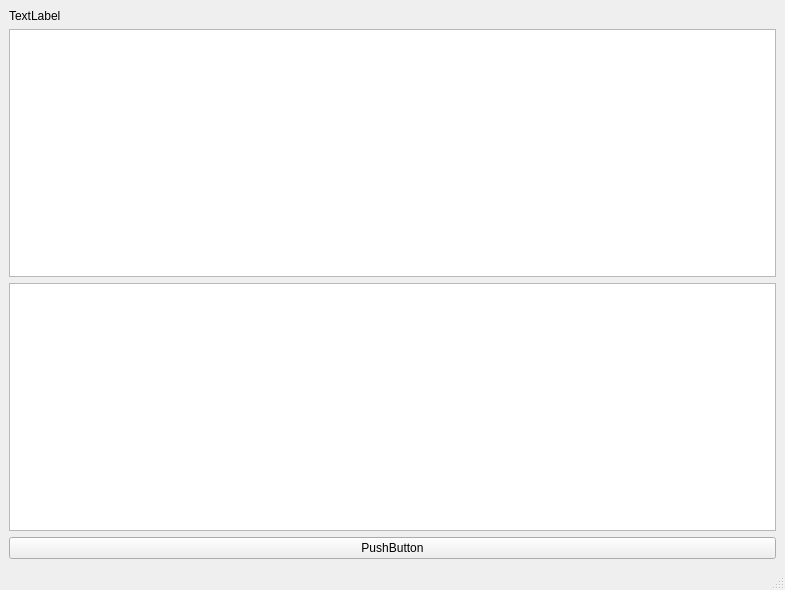
<?xml version="1.0" encoding="UTF-8"?>
<ui version="4.0">
 <class>MainWindow</class>
 <widget class="QMainWindow" name="MainWindow">
  <property name="geometry">
   <rect>
    <x>0</x>
    <y>0</y>
    <width>785</width>
    <height>590</height>
   </rect>
  </property>
  <property name="windowTitle">
   <string>MainWindow</string>
  </property>
  <widget class="QWidget" name="centralwidget">
   <layout class="QVBoxLayout" name="verticalLayout">
    <item>
     <widget class="QLabel" name="label">
      <property name="text">
       <string>TextLabel</string>
      </property>
     </widget>
    </item>
    <item>
     <widget class="QTextEdit" name="textEdit_2"/>
    </item>
    <item>
     <widget class="QTextEdit" name="textEdit"/>
    </item>
    <item>
     <widget class="QPushButton" name="pushButton">
      <property name="text">
       <string>PushButton</string>
      </property>
     </widget>
    </item>
   </layout>
  </widget>
  <widget class="QMenuBar" name="menubar">
   <property name="geometry">
    <rect>
     <x>0</x>
     <y>0</y>
     <width>785</width>
     <height>26</height>
    </rect>
   </property>
  </widget>
  <widget class="QStatusBar" name="statusbar"/>
 </widget>
 <resources/>
 <connections/>
</ui>
